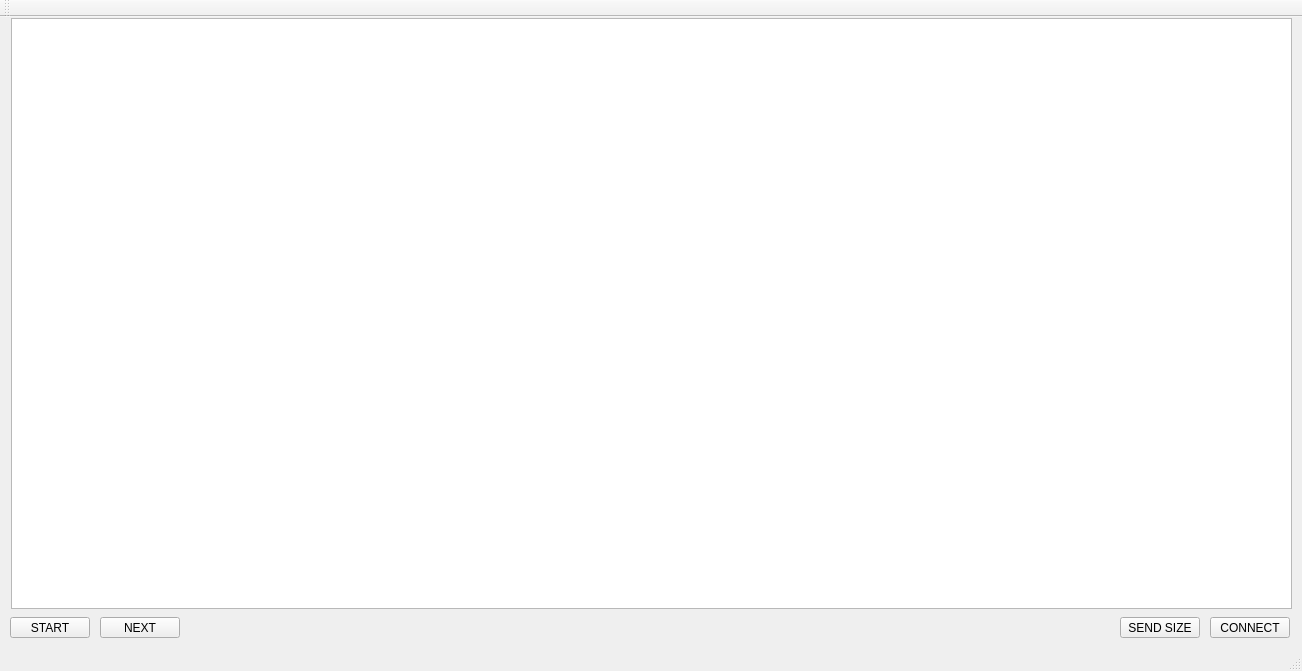
<?xml version="1.0" encoding="UTF-8"?>
<ui version="4.0">
 <class>MainWindow</class>
 <widget class="QMainWindow" name="MainWindow">
  <property name="geometry">
   <rect>
    <x>0</x>
    <y>0</y>
    <width>1302</width>
    <height>671</height>
   </rect>
  </property>
  <property name="windowTitle">
   <string>MainWindow</string>
  </property>
  <widget class="QWidget" name="centralWidget">
   <widget class="QPushButton" name="b_start">
    <property name="enabled">
     <bool>true</bool>
    </property>
    <property name="geometry">
     <rect>
      <x>10</x>
      <y>600</y>
      <width>80</width>
      <height>21</height>
     </rect>
    </property>
    <property name="cursor">
     <cursorShape>PointingHandCursor</cursorShape>
    </property>
    <property name="text">
     <string>START</string>
    </property>
   </widget>
   <widget class="QPushButton" name="b_next">
    <property name="geometry">
     <rect>
      <x>100</x>
      <y>600</y>
      <width>80</width>
      <height>21</height>
     </rect>
    </property>
    <property name="cursor">
     <cursorShape>PointingHandCursor</cursorShape>
    </property>
    <property name="text">
     <string>NEXT</string>
    </property>
   </widget>
   <widget class="QPushButton" name="b_connect">
    <property name="geometry">
     <rect>
      <x>1210</x>
      <y>600</y>
      <width>80</width>
      <height>21</height>
     </rect>
    </property>
    <property name="cursor">
     <cursorShape>PointingHandCursor</cursorShape>
    </property>
    <property name="text">
     <string>CONNECT</string>
    </property>
   </widget>
   <widget class="QTextBrowser" name="text_browser">
    <property name="geometry">
     <rect>
      <x>11</x>
      <y>1</y>
      <width>1281</width>
      <height>591</height>
     </rect>
    </property>
   </widget>
   <widget class="QPushButton" name="b_size_min">
    <property name="geometry">
     <rect>
      <x>1120</x>
      <y>600</y>
      <width>80</width>
      <height>21</height>
     </rect>
    </property>
    <property name="text">
     <string>SEND SIZE</string>
    </property>
   </widget>
  </widget>
  <widget class="QToolBar" name="mainToolBar">
   <attribute name="toolBarArea">
    <enum>TopToolBarArea</enum>
   </attribute>
   <attribute name="toolBarBreak">
    <bool>false</bool>
   </attribute>
  </widget>
  <widget class="QStatusBar" name="statusBar"/>
 </widget>
 <layoutdefault spacing="6" margin="11"/>
 <resources/>
 <connections/>
</ui>
